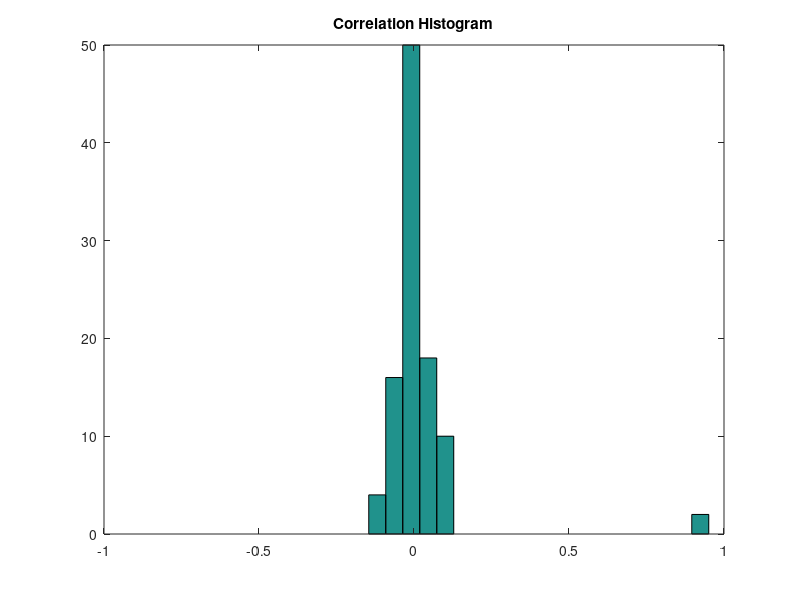

The MATLAB script that drew this image: (Note: this script raises an error after producing the figure.)
%% t_regressionInHighDimensions
%
% Description:
%    Try to develop some intuitions about how regression coefficients
%    behave in high dimensions.
%
%    Follows broad ideas introduced by an anonymous reviewer, although
%    the reviewer provided code in R and modeled a different case.  The
%    code here is more like what we do in the paper.
%
% 05/05/18  dhb  Wrote it.

%% Clear and close
clear; close all;

%% Parameters
nLuminances = 20;
nTrialsPerLuminance = 25;
nNeurons = 100;
neuron1Gain = 1;
neuron2Gain = 1;
overallGain = 1;
responseNoiseSd = 0.1;
SPARSE = true;

%% Set up luminances across trials
theLuminances = linspace(0,1,nLuminances);
nTrials = nLuminances*nTrialsPerLuminance;
theTrialLuminances = zeros(nTrials,1);
lumIndex = 1;
for ll = 1:nLuminances
    for nn = 1:nTrialsPerLuminance
        theTrialLuminances(lumIndex) = theLuminances(ll);
        lumIndex = lumIndex+1;
    end
end

%% Generate neural data, either sparse or dense
if (SPARSE)
    % First two neurons have responses that are related to luminances
    neuron1Responses = neuron1Gain*theTrialLuminances + normrnd(0,responseNoiseSd,nTrials,1);
    neuron2Responses = neuron2Gain*theTrialLuminances + normrnd(0,responseNoiseSd,nTrials,1);
    
    % Rest of neurons have resposnes that are pure noise
    nOtherNeurons = nNeurons-2;
    neuronOtherResponses = normrnd(0,responseNoiseSd,nTrials,nOtherNeurons);
    
    % Neural response matrix (nTrials by nNeurons)
    neuronResponses = [neuron1Responses neuron2Responses neuronOtherResponses];
else
    % Each neuron has a gain drawn randomly from a standard normal multiplied
    % by a common overall gain.
    neuronResponses = zeros(nTrials,nNeurons);
    for nn = 1:nNeurons
        neuronResponses(:,nn) = overallGain*normrnd(0,1,1,1)*theTrialLuminances;
        neuronResponses = neuronResponses + normrnd(0,responseNoiseSd,nTrials,nNeurons);
    end
end

%% Compute correlation coefficients between each neuron's responses and luminance
%
% Most are pretty small, two are large. As expected.
for nn = 1:nNeurons
    corrTemp = corrcoef(theTrialLuminances,neuronResponses(:,nn));
    corrsWithLum(nn) = corrTemp(1,2);
end
nHistBins = 20;
figure; clf;
hist(corrsWithLum,nHistBins); xlim([-1 1]);
title('Correlation Histogram');

%% Set percent criteria for analysis below
percentCrits = [25 50 75];

%% Build linear regression decoder for luminance, based on responses
%
% Question is, how are weights distributed?  Most are distributed around
% zero, two are large.  As it should be.
regWeights1 = neuronResponses\theTrialLuminances;
predTrialLuminances = neuronResponses * regWeights1;

% Compute our statistic
% reg1Percents = GetRegWeightPercentiles(regWeights1,percentCrits);
% fprintf('backslash (percentCrits) (25, 50, 75): ');
% for ii = 1:length(percentCrits)
%     fprintf('%d%% ',reg1Percents(ii));
% end
% fprintf('\n');

%% Try regression using regress, which "sets maximum number of weights to zero"
regWeights2 = regress(theTrialLuminances,neuronResponses);

% Compute our statistic
% reg2Percents = GetRegWeightPercentiles(regWeights2,percentCrits);
% fprintf('regress percentiles (25, 50, 75): ');
% for ii = 1:length(percentCrits)
%     fprintf('%d%% ',reg2Percents(ii));
% end
% fprintf('\n');

%% And using robustfit. This tries to ignore outliers
regWeights3 = robustfit(neuronResponses,theTrialLuminances,[],[],'off');

% Compute our statistic
% reg3Percents = GetRegWeightPercentiles(regWeights3,percentCrits);
% fprintf('robust percentiles (25, 50, 75): ');
% for ii = 1:length(percentCrits)
%     fprintf('%d%% ',reg3Percents(ii));
% end
% fprintf('\n');

%% Try using Matlab's regularized regression, default params
regFitResults = fitrlinear(neuronResponses,theTrialLuminances,'FitBias',false);
regWeights4 = regFitResults.Beta;

% Compute our statistic
% reg4Percents = GetRegWeightPercentiles(regWeights4,percentCrits);
% fprintf('fitrlinear percentiles (25, 50, 75): ')
% for ii = 1:length(percentCrits)
%     fprintf('%d%% ',reg4Percents(ii));
% end
% fprintf('\n');

%% Try using Matlab's regularized regression, cross-validated lasso
lambda = logspace(-8,-1,25);
regFitResultsCV = fitrlinear(neuronResponses',theTrialLuminances, ...
    'ObservationsIn','columns','KFold',5,'Lambda',lambda, ...
    'Learner','leastsquares','Solver','sparsa','Regularization','lasso', ...
    'FitBias',false);
mseCV = kfoldLoss(regFitResultsCV);
[~,rindex] = min(mseCV);
regFitResults = fitrlinear(neuronResponses',theTrialLuminances, ...
    'ObservationsIn','columns','Lambda',lambda, ...
    'Learner','leastsquares','Solver','sparsa','Regularization','lasso', ...
    'FitBias',false);
numNZCoef = sum(regFitResults.Beta~=0);
coeffL1Norm = sum(abs(regFitResults.Beta));
coeffL2Norm = sum(regFitResults.Beta.^2);
mse = loss(regFitResults,neuronResponses,theTrialLuminances);
regWeights5 = regFitResults.Beta(:,rindex);

figure; set(gcf,'Position',[1000 360 880 460])
subplot(1,2,1); hold on;
[h,hL1,hL2] = plotyy(log10(lambda),log10(mseCV),log10(lambda),log10(numNZCoef));
hL1.Marker = 'o';
hL2.Marker = 'o';
ylabel(h(1),'log_{10} MSE')
ylabel(h(2),'log_{10} nonzero-coefficient number')
xlabel('log_{10} Lambda')
title(sprintf('MSE: %0.2g, number non zero coefficients: %d',mse(rindex),numNZCoef(rindex)));
subplot(1,2,2); hold on;
[h,hL1,hL2] = plotyy(log10(lambda),log10(coeffL1Norm),log10(lambda),log10(coeffL2Norm));
hL1.Marker = 'o';
hL2.Marker = 'o';
ylabel(h(1),'log_{10} L1 Norm')
ylabel(h(2),'log_{10} L2 Norm')
xlabel('log_{10} Lambda')
title(sprintf('Lasso L1 and L2 norms'));

% Compute our statistic
reg5Percents = GetRegWeightPercentiles(regWeights5,percentCrits);
fprintf('CV lasso percentiles (25, 50, 75): ')
for ii = 1:length(percentCrits)
    fprintf('%d%% ',reg5Percents(ii));
end
fprintf('\n');

%% Try using Matlab's regularized regression, cross-validated ridge
lambda = logspace(-8,-1,25);
regFitResultsCV = fitrlinear(neuronResponses',theTrialLuminances, ...
    'ObservationsIn','columns','KFold',5,'Lambda',lambda, ...
    'Learner','leastsquares','Solver','lbfgs','Regularization','ridge', ...
    'FitBias',false);
mseCV = kfoldLoss(regFitResultsCV);
[~,rindex] = min(mseCV);
regFitResults = fitrlinear(neuronResponses',theTrialLuminances, ...
    'ObservationsIn','columns','Lambda',lambda, ...
    'Learner','leastsquares','Solver','lbfgs','Regularization','ridge', ...
    'FitBias',false);
numNZCoef = sum(regFitResults.Beta~=0);
coeffL1Norm = sum(abs(regFitResults.Beta));
coeffL2Norm = sum(regFitResults.Beta.^2);
mse = loss(regFitResults,neuronResponses,theTrialLuminances);
regWeights6 = regFitResults.Beta(:,rindex);

figure; set(gcf,'Position',[1000 360 880 460])
subplot(1,2,1); hold on;
[h,hL1,hL2] = plotyy(log10(lambda),log10(mseCV),log10(lambda),log10(numNZCoef));
hL1.Marker = 'o';
hL2.Marker = 'o';
ylabel(h(1),'log_{10} MSE')
ylabel(h(2),'log_{10} nonzero-coefficient number')
xlabel('log_{10} Lambda')
title(sprintf('MSE: %0.2g, number non zero coefficients: %d',mse(rindex),numNZCoef(rindex)));
subplot(1,2,2); hold on;
[h,hL1,hL2] = plotyy(log10(lambda),log10(coeffL1Norm),log10(lambda),log10(coeffL2Norm));
hL1.Marker = 'o';
hL2.Marker = 'o';
ylabel(h(1),'log_{10} L1 Norm')
ylabel(h(2),'log_{10} L2 Norm')
xlabel('log_{10} Lambda')
title(sprintf('Ridge L1 and L2 norms'));

% Compute our statistic
reg5Percents = GetRegWeightPercentiles(regWeights5,percentCrits);
fprintf('CV ridge percentiles (25, 50, 75): ')
for ii = 1:length(percentCrits)
    fprintf('%d%% ',reg5Percents(ii));
end
fprintf('\n');

%% Make a histogram of the regression weights.
nHistBins = 20;
figure; clf;
hist([regWeights1 regWeights1 regWeights3 regWeights4 regWeights5 regWeights6],nHistBins);
title('Regression Weight Histogram');
legend({'backslash','regress','robustfit','fitrlinear','cv lasso', 'cv ridge'},'Location','NorthEast');

%% Plot sorted regression weights
figure; clf; hold on
plot(sort(regWeights1),'ko','MarkerSize',8,'MarkerFaceColor','k');
plot(sort(regWeights5),'ro','MarkerSize',8,'MarkerFaceColor','r');
plot(sort(regWeights6),'bo','MarkerSize',8,'MarkerFaceColor','b');
legend({'regress', 'cv lasso', 'cv rigdge'},'Location','NorthWest');
